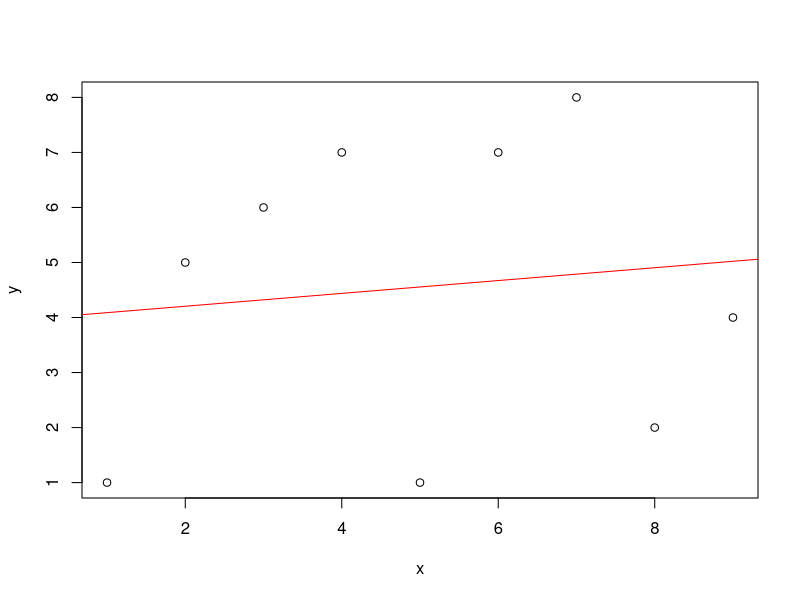

Write R code to recreate this figure. (Note: this script raises an error after producing the figure.)
x<-c(1,2,3,4,5,6,7,9,8)
y<-c(1,5,6,7,1,7,8,4,2)
plot(x,y)
abline(lm(y~x),col='red') #here abline will give a regression line to a scatterplot which is 

mtcars
data1=mtcars
?lm
plot(lm(wt~mpg,data=data),col="red")
plot(data1$disp,)

